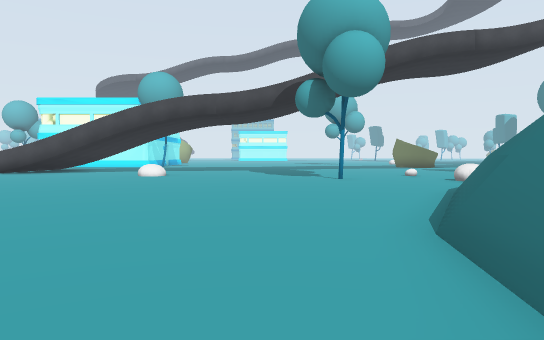
[1] (above)

24 first-person views from a walk through a Unity game level. The camera is 1.3 m above the floor, tilts 2° down and sees 70° across. The floor is counted in squares, 2 m on a side. Each view is taken from the middle of a square. On the plan, view 1 faces up. The plan holds only what a view shows up to about 11 squares ahead; the rest is blank. The place goes on beyond the plan. Some animated figures are not drawn.

[2]
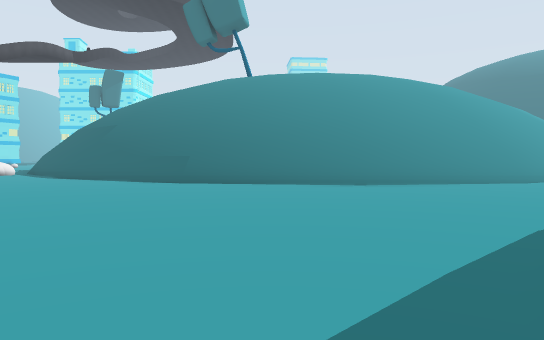

[3]
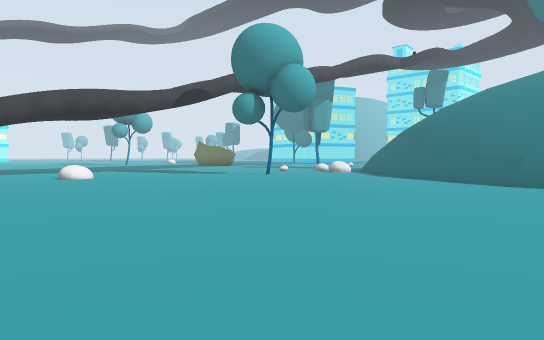

[4]
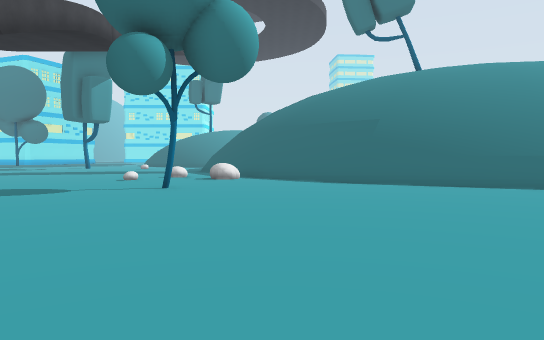

[5]
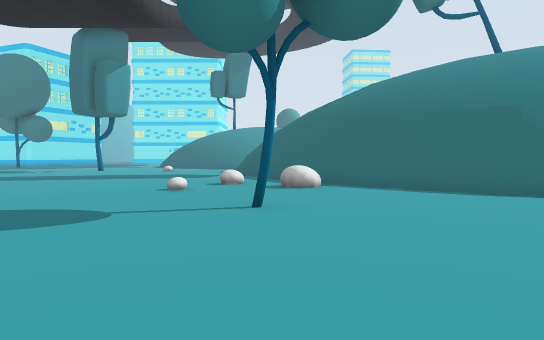

[6]
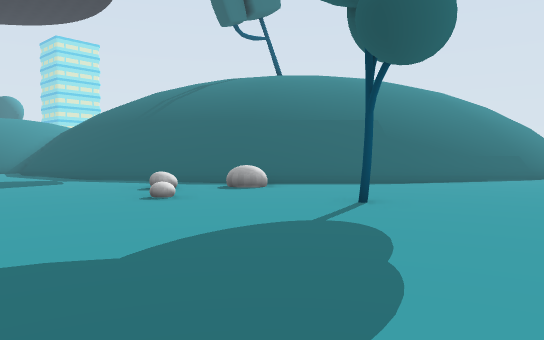

[7]
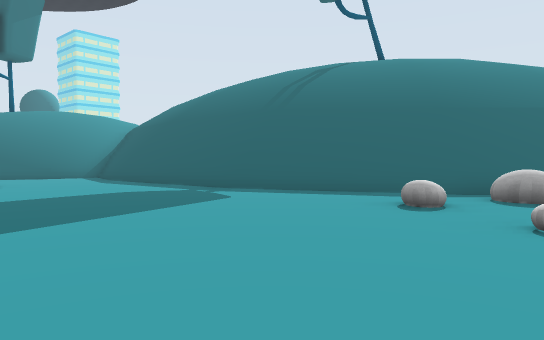

[8]
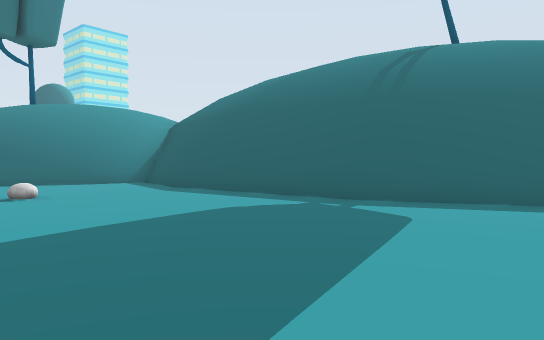

[9]
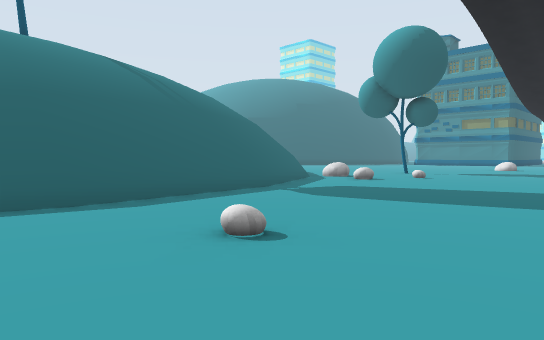

[10]
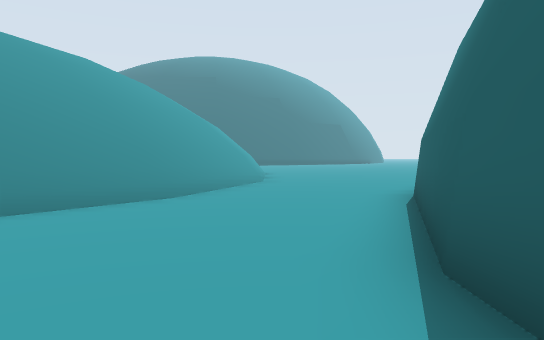

[11]
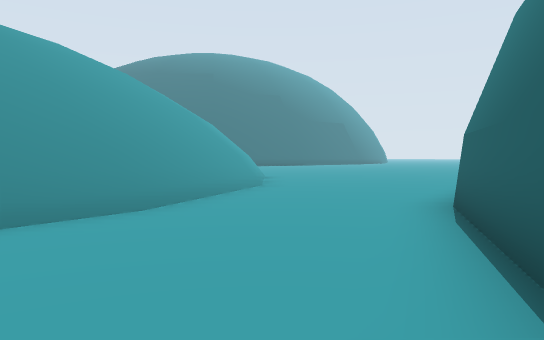

[12]
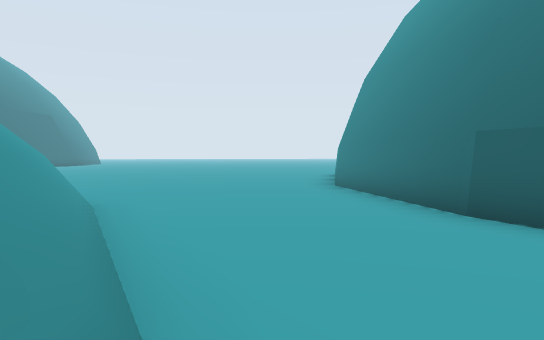

[13]
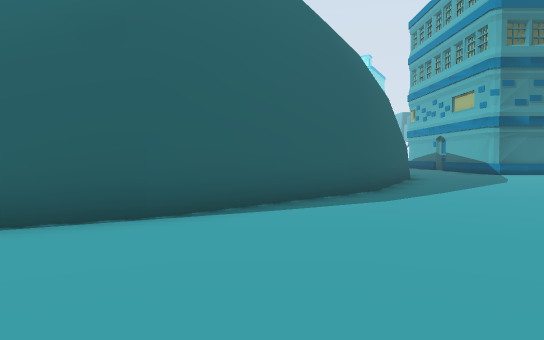

[14]
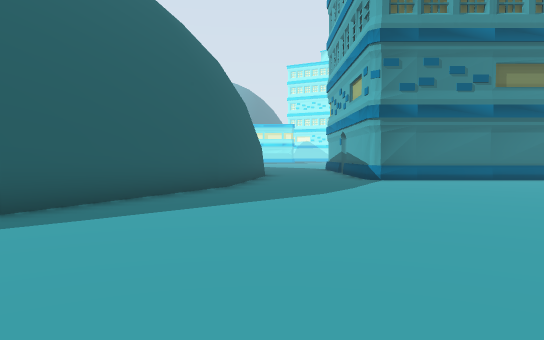

[15]
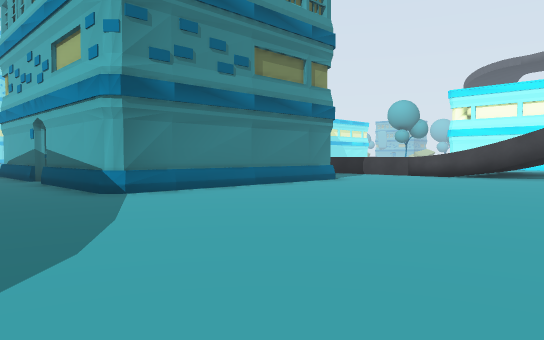

[16]
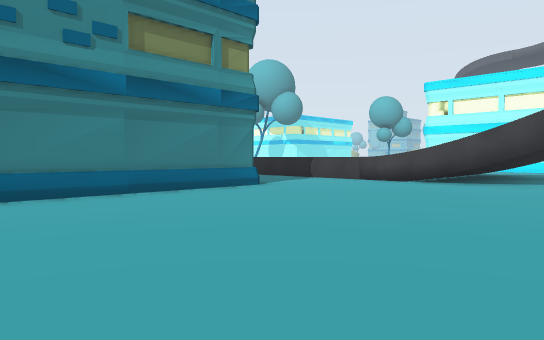

[17]
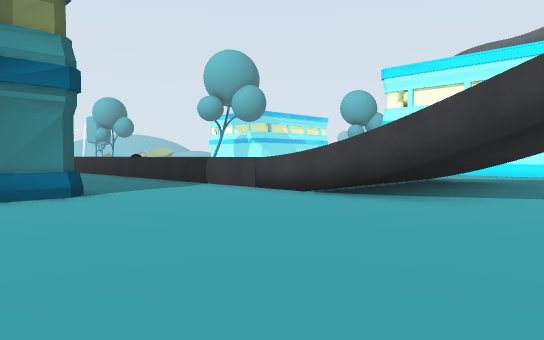

[18]
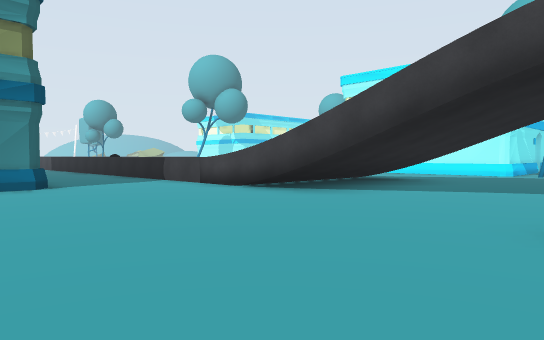

[19]
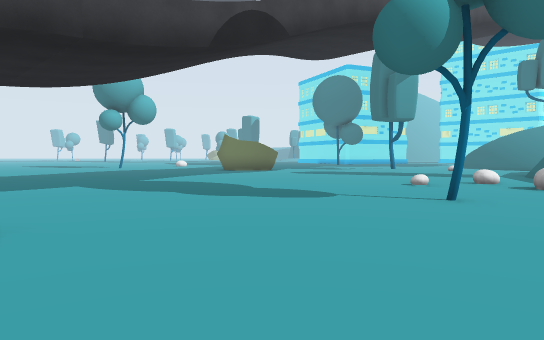

[20]
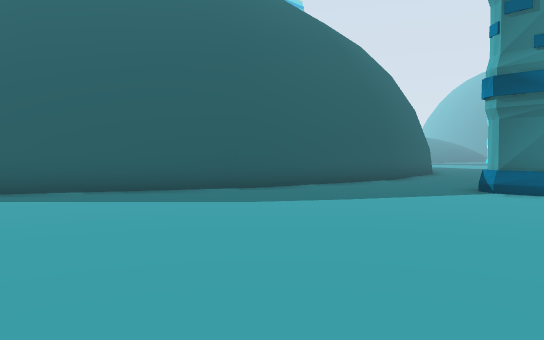

[21]
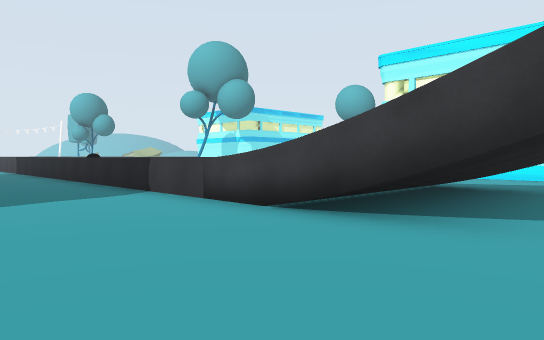

[22]
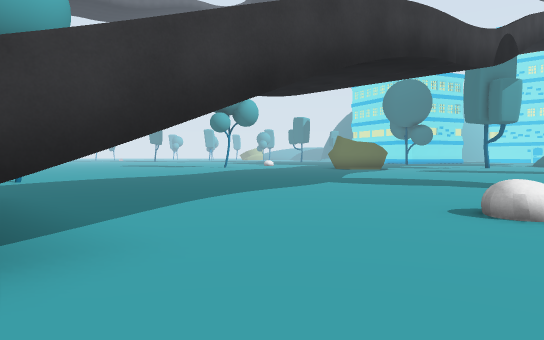

[23]
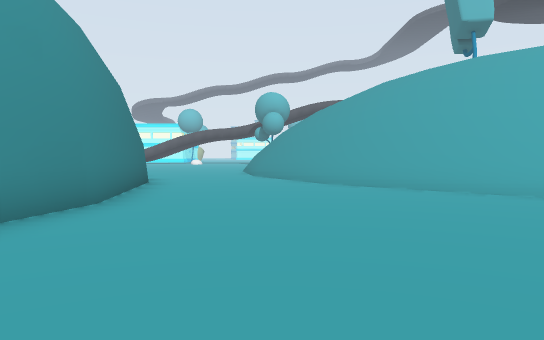

[24]
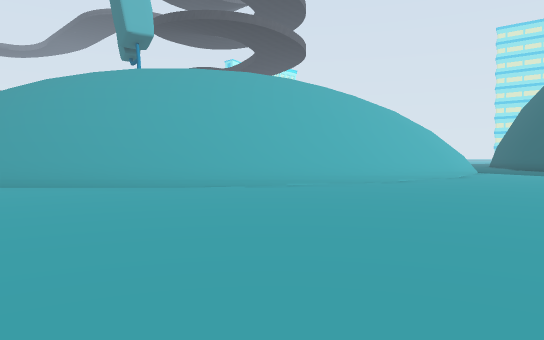

### Floor plan
Key: @ floor where view 1 was taken; # wall or solid block; . floor; ^ raised ledge; T tree; B building; O other object.
Columns run from 15 left of view 1 to 16 right of it. Each row starts with its distance up from view 1.
 18     ^^ ^..........    ..    ....
 17     ^^ ^........................
 16     ^^ ^........................
 15 ^^^^####........................
 14 ................................
 13 ...........O....................
 12 .....................O....######
 11   B..............T......###
 10   #.................O.###
  9   #..................##
  8   #.................##
  7   #................##
  6   #...............##
  5 ###...............#
  4 .................##
  3 .................#
  2 .................#
  1 ######...........#
  0      ###.......@##
 -1        ##.......##
 -2         ##......##
 -3          ##......#
 -4           ##.....#
 -5            ##....#
 -6             #....##
 -7             ##....#
 -8              #....##
 -9              ##....##
-10               #.....##
-11               #......##
-12               #.......###
-13               #.........###
-14               #...........###
-15                ..............
-16                ...............
-17                 ..............
-18                  .........
-19                  ....

Where each view was taken, in squares from view 1:
view 1: 0 up, 0 right, facing up
view 2: 1 up, 8 left, facing right
view 3: 1 up, 8 left, facing up-right
view 4: 9 up, 6 left, facing right
view 5: 11 up, 3 left, facing right
view 6: 16 up, 1 left, facing down-right
view 7: 17 up, 4 right, facing down-right
view 8: 17 up, 7 right, facing down-right
view 9: 18 up, 16 right, facing down-left
view 10: 2 down, 4 left, facing down-right
view 11: 3 down, 3 left, facing down-right
view 12: 4 down, 1 right, facing down
view 13: 3 down, 1 right, facing left
view 14: 2 up, 2 left, facing left
view 15: 2 up, 6 left, facing up-left
view 16: 5 up, 6 left, facing up-left
view 17: 9 up, 6 left, facing up-left
view 18: 9 up, 4 left, facing up-left
view 19: 9 up, 4 left, facing up-right
view 20: 7 up, 5 left, facing down-left
view 21: 11 up, 7 left, facing up-left
view 22: 12 up, 9 left, facing up-right
view 23: 18 down, 2 right, facing up
view 24: 19 down, 2 right, facing up-right
